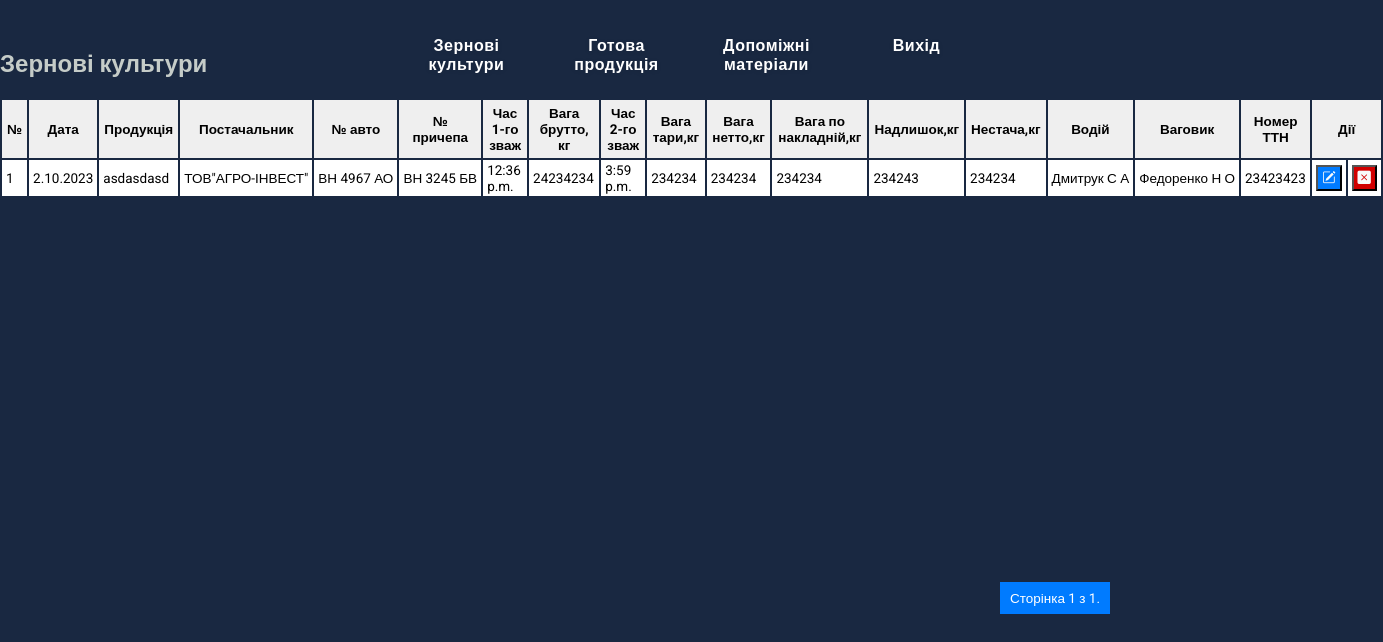
The app's page /auxiliarymaterials_list/ with its own data.
### weight_interface/models.py (models this page shows, shortened)
class AuxiliaryMaterials(models.Model):
    Date = models.DateTimeField(auto_now_add=True)  # Дата поставки
    Product_name = models.CharField(max_length=150)  # Продукція
    Supplier = models.CharField(max_length=150)  # Постачальник
    Car_license_plate = models.CharField(max_length=15)  # Реєстраційний номер авто
    Trailer_license_plate = models.CharField(max_length=15)  # Реєстраційний номер причіпа
    Time_1st_weighing = models.TimeField()  # Час 1-го зважування
    Gross_weight_kilos = models.FloatField()  # Вага брутто, кг
    Time_2nd_weighing = models.TimeField()  # Час 2-го зважування
    Tare_weight_kilos = models.FloatField()  # Вага тари, кг
    Net_weight_kilos = models.FloatField()  # Вага нетто, кг
    Weight_on_invoice_kilos = models.FloatField()  # Вага по накладній,кг
    Surplus = models.FloatField()  # Надлишок,кг
    Lack_of = models.FloatField()  # Нестача,кг
    Driver = models.CharField(max_length=80)  # Водій
    Weightman = models.CharField(max_length=80)  # Ваговик
    Number_of_CN = models.IntegerField()  # Номер ТТН

### weight_interface/views.py (the view)
# urls.py: path('auxiliarymaterials_list/', views.get_auxiliarymaterials, name="auxiliarymaterials"),
def get_auxiliarymaterials(request):
    auxiliarymaterials = AuxiliaryMaterials.objects.all()
    items_per_page = 10
    paginator = Paginator(auxiliarymaterials, items_per_page)
    page = request.GET.get('page')
    try:
        current_page = paginator.page(page)
    except PageNotAnInteger:
        current_page = paginator.page(1)
    except EmptyPage:
        current_page = paginator.page(paginator.num_pages)
    return render(request, "weight_interface/auxiliarymaterials_list.html",
                  {"current_page": current_page})

### weight_interface/templates/weight_interface/auxiliarymaterials_list.html (shortened to what this page needs)
{% extends "weight_interface/base.html" %}
{% block content %}
    <h2 style="color: #C5CCC8;">Зернові культури</h2>
    {% if current_page %}
			<table class="table">
                 <thead>
					<tr>
						<th>№</th>
						<th>Дата</th>
						<th>Продукція</th>
						<th>Постачальник</th>
						<th>№ авто</th>
						<th>№ причепа</th>
						<th>Час 1-го зваж</th>
						<th>Вага брутто, кг</th>
						<th>Час 2-го зваж</th>
						<th>Вага тари,кг</th>
						<th>Вага нетто,кг</th>
						<th>Вага по накладній,кг</th>
						<th>Надлишок,кг</th>
						<th>Нестача,кг</th>
						<th>Водій</th>
						<th>Ваговик</th>
						<th>Номер ТТН</th>
						<th colspan="2">Дії</th>
					</tr>
				</thead>
				<tbody>
                {% for auxiliarymaterials in current_page %}
                        <tr>
                        <td>{{auxiliarymaterials.pk}}</td>
						<td>{{auxiliarymaterials.Date|date:"j.n.Y"}}</td>
						<td style="white-space: nowrap;">{{auxiliarymaterials.Product_name}}</td>
						<td style="white-space: nowrap;">{{auxiliarymaterials.Supplier}}</td>
						<td style="white-space: nowrap;">{{auxiliarymaterials.Car_license_plate}}</td>
						<td style="white-space: nowrap;">{{auxiliarymaterials.Trailer_license_plate}}</td>
						<td>{{auxiliarymaterials.Time_1st_weighing}}</td>
						<td>{{auxiliarymaterials.Gross_weight_kilos}}</td>
						<td>{{auxiliarymaterials.Time_2nd_weighing}}</td>
						<td>{{auxiliarymaterials.Tare_weight_kilos}}</td>
						<td>{{auxiliarymaterials.Net_weight_kilos}}</td>
						<td>{{auxiliarymaterials.Weight_on_invoice_kilos}}</td>
						<td style="white-space: nowrap;">{{auxiliarymaterials.Surplus}}</td>
						<td>{{auxiliarymaterials.Lack_of}}</td>
						<td style="white-space: nowrap;">{{auxiliarymaterials.Driver}}</td>
						<td style="white-space: nowrap;">{{auxiliarymaterials.Weightman}}</td>
						<td>{{auxiliarymaterials.Number_of_CN}}</td>
                            <td >
                                <button type="button" class="btn-change">
                                    <span aria-hidden="true"><i class="bi bi-pencil-square"></i></span>
                                </button>
                            </td>
                            <td >
                                <button type="button" class="btn-delete">
                                    <span  aria-hidden="true"><i class="bi bi-x-square-fill"></i></span>
                                </button>
                            </td>
                        </tr>
                    {% endfor %}
				</tbody>
            </table>
    {% endif %}
{% endblock %}
{% block pagin %}
     <main>
                <div class="pagination" >
                    <span class="step-links">
                        <span class="current-page">
                            Сторінка {{ current_page.number }} з {{ current_page.paginator.num_pages }}.
                        </span>
                    </span>
                </div>
             </main>
{% endblock %}

### weight_interface/static/css/base.css (style rules this page uses)
:root { --menu-width: 37.5em; --items: 4; --item-width: calc(var(--menu-width) / var(--items)); }
body { margin: 0; padding: 0; background: #192841; font-family: 'Roboto', sans-serif; height: 100vh; overflow-y: hidden; overflow-x: scroll; width: 100vw; }
main { margin-top:50px; padding: 0; }
.table { border: 0px solid #eee; table-layout: ; font-size: 13.5px; justify-content: center; width: 100%; margin-bottom: 20px; overflow-y: auto; }
.table th { font-weight: bold; padding: 5px; background: #efefef; border: 0px solid #dddddd; }
.table td { padding: 2px 4px; border: 0px solid #eee; text-align: left; }
.table tbody tr:nth-child(odd) { background: #fff; }
.pagination { position:absolute; margin-top: 20px; top: 570; left: 1000; right: 0; }
.pagination .current-page { margin-right:8px; padding: 8px 10px; font-size: 13.5px; background-color: #007BFF; color: #fff; }
.btn-change { color: #f8f9fa; background-color: #007BFF; padding: 4px 4px; }
.btn-delete { color: #f8f9fa; background-color: #D10000; padding: 4px 4px; }

### records on screen
AuxiliaryMaterials: pk "1", Date "2.10.2023", Product_name "asdasdasd", Supplier "ТОВ\"АГРО-ІНВЕСТ\"", Car_license_plate "ВН 4967 АО", Trailer_license_plate "ВН 3245 БВ", Time_1st_weighing "12:36 p.m.", Gross_weight_kilos "24234234", Time_2nd_weighing "3:59 p.m.", Tare_weight_kilos "234234", Net_weight_kilos "234234", Weight_on_invoice_kilos "234234", Surplus "234243", Lack_of "234234", Driver "Дмитрук С А", Weightman "Федоренко Н О", Number_of_CN "23423423"

### other values on screen
{{ current_page.number }} "1"
{{ current_page.paginator.num_pages }} "1"
